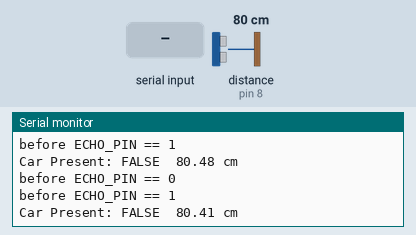
This sketch was run on a simulated Arduino Uno, built with avr-gcc and run on an emulated ATmega328P. On the bench: the last lines printed to the serial monitor. Wiring (inferred from the names in the program): ultrasonic range finder: trigger pin 7; echo pin 8. The inputs (shaded band) are chosen by the test bench; at power-on: distance to the obstacle (sensor on pin 8) 80 cm. The echo pulse lasts 58.3 µs per cm.

Above: at 1.2 s.
1.3 s: distance to the obstacle (sensor on pin 8) set to 2 cm
At 2.3 s:
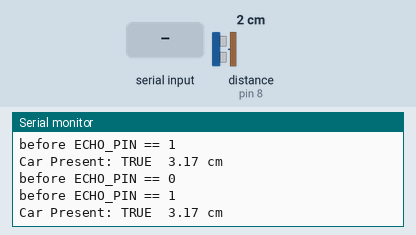
2.9 s: distance to the obstacle (sensor on pin 8) set to 120 cm
At 3.4 s:
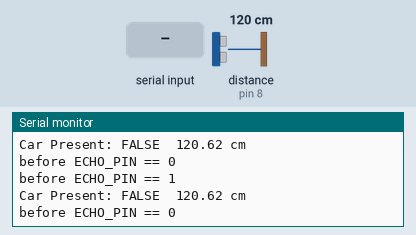
5.9 s: distance to the obstacle (sensor on pin 8) set to 4 cm
At 6.6 s:
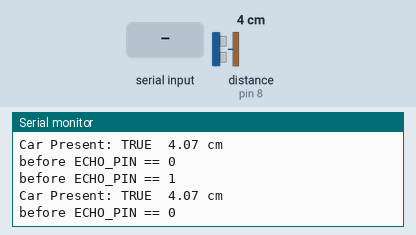
8.9 s: distance to the obstacle (sensor on pin 8) set to 18 cm
At 9.6 s:
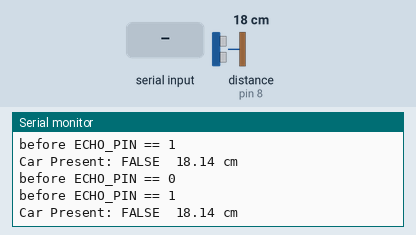
11.9 s: "1" received over the second serial link
14.9 s: distance to the obstacle (sensor on pin 8) set to 9 cm
At 15.7 s:
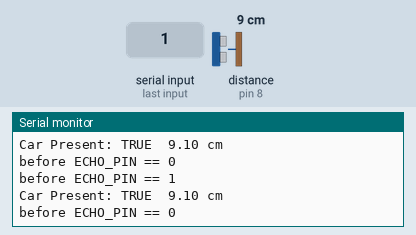
Timing chart, 0 to 17.9 s (numbered marks = the images above; inputs shaded):
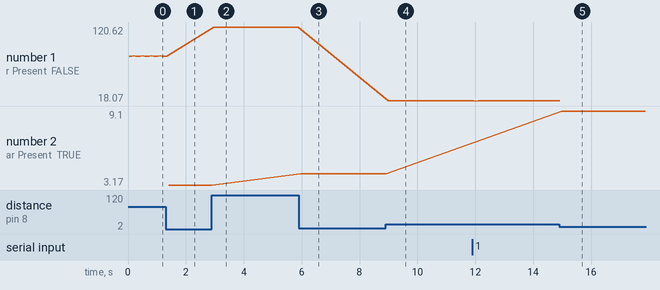

The sketch:

ArduinoSideVer2.ino
```cpp
//Arduino code
#include <SoftwareSerial.h>
SoftwareSerial s(5,6);
const int TRIG_PIN = 7;
const int ECHO_PIN = 8;
const unsigned int MAX_DIST = 23200;

void setup() {
  s.begin(9600);
  Serial.begin(9600);

  pinMode(TRIG_PIN, OUTPUT);
  digitalWrite(TRIG_PIN, LOW);
}
int data=0;
int prevData=0;
int confirm=0;
bool delivered=false;

void loop() {
  unsigned long t1;
  unsigned long t2;
  unsigned long pulse_width;
  float cm;

  // Hold the trigger pin high for at least 10 us
  digitalWrite(TRIG_PIN, HIGH);
  delayMicroseconds(10);
  digitalWrite(TRIG_PIN, LOW);

  // Wait for pulse on echo pin
  Serial.println("before ECHO_PIN == 0");
  while ( digitalRead(ECHO_PIN) == 0 );

  // Measure how long the echo pin was held high (pulse width)
  // Note: the micros() counter will overflow after ~70 min
  t1 = micros();
  Serial.println("before ECHO_PIN == 1");
  while ( digitalRead(ECHO_PIN) == 1);

  t2 = micros();
  pulse_width = t2 - t1;

  // Calculate distance in centimeters and inches. The constants
  // are found in the datasheet, and calculated from the assumed speed
  //of sound in air at sea level (~340 m/s).
  cm = pulse_width / 58.0;

  if ( pulse_width > MAX_DIST ) {
    Serial.println("Out of range");
  } else if(cm<15){
    Serial.print("Car Present: TRUE\t");
    Serial.print(cm);
    Serial.println(" cm");

    if(prevData!=1){
      delivered=false;
      data=1;
      prevData=1;
      s.write(data);
      confirm=s.read();
      if(confirm==30){
        delivered=true;
      }
    } else if(!delivered){
      s.write(data);
      confirm=s.read();
      if(confirm==30){
        delivered=true;
      }
    }

  } else if(cm>15){
    Serial.print("Car Present: FALSE\t");
    Serial.print(cm);
    Serial.println(" cm");

    if(prevData!=2){
      delivered=false;
      data=2;
      prevData=2;
      s.write(data);
      confirm=s.read();
      if(confirm==40){
        delivered=true;
      }
    } else if(!delivered){
      s.write(data);
      confirm=s.read();
      if(confirm==40){
        delivered=true;
      }
    }
  }
  delay(60);
}
```

Measured:
- after the input at 1.3 s, the serial monitor: prints a new line after 0.11 s (image 1)
- after the input at 2.9 s, the serial monitor: prints a new line after 0.06 s (image 2)
- after the input at 5.9 s, the serial monitor: prints a new line after 0.06 s (image 3)
- after the input at 8.9 s, the serial monitor: prints a new line after 0.09 s (image 4)
- after the input at 14.9 s, the serial monitor: prints a new line after 0.09 s (image 5)
- plotted number 1: 80.41 → 120.62 after the input at 2.9 s, 120.62 → 18.14 after the input at 8.9 s
- plotted number 2: 3.17 → 4.07 after the input at 5.9 s, 4.07 → 9.1 after the input at 14.9 s
